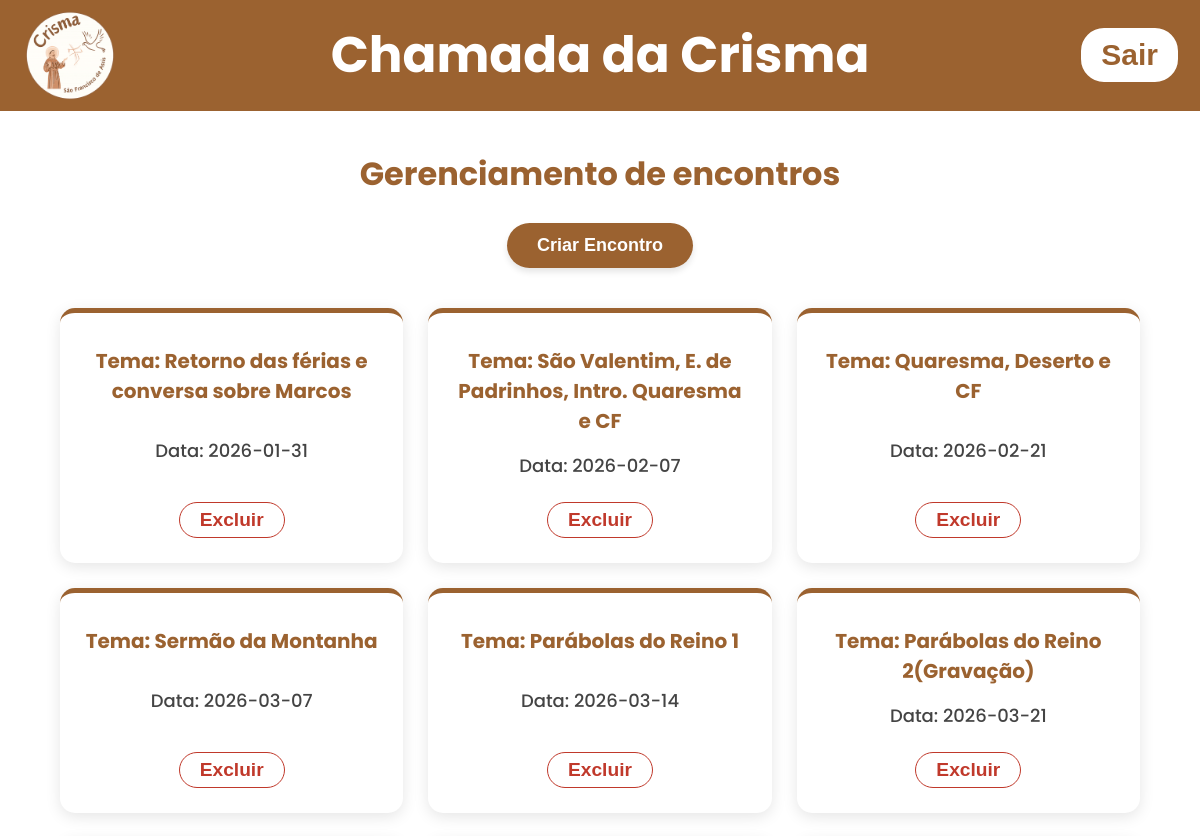
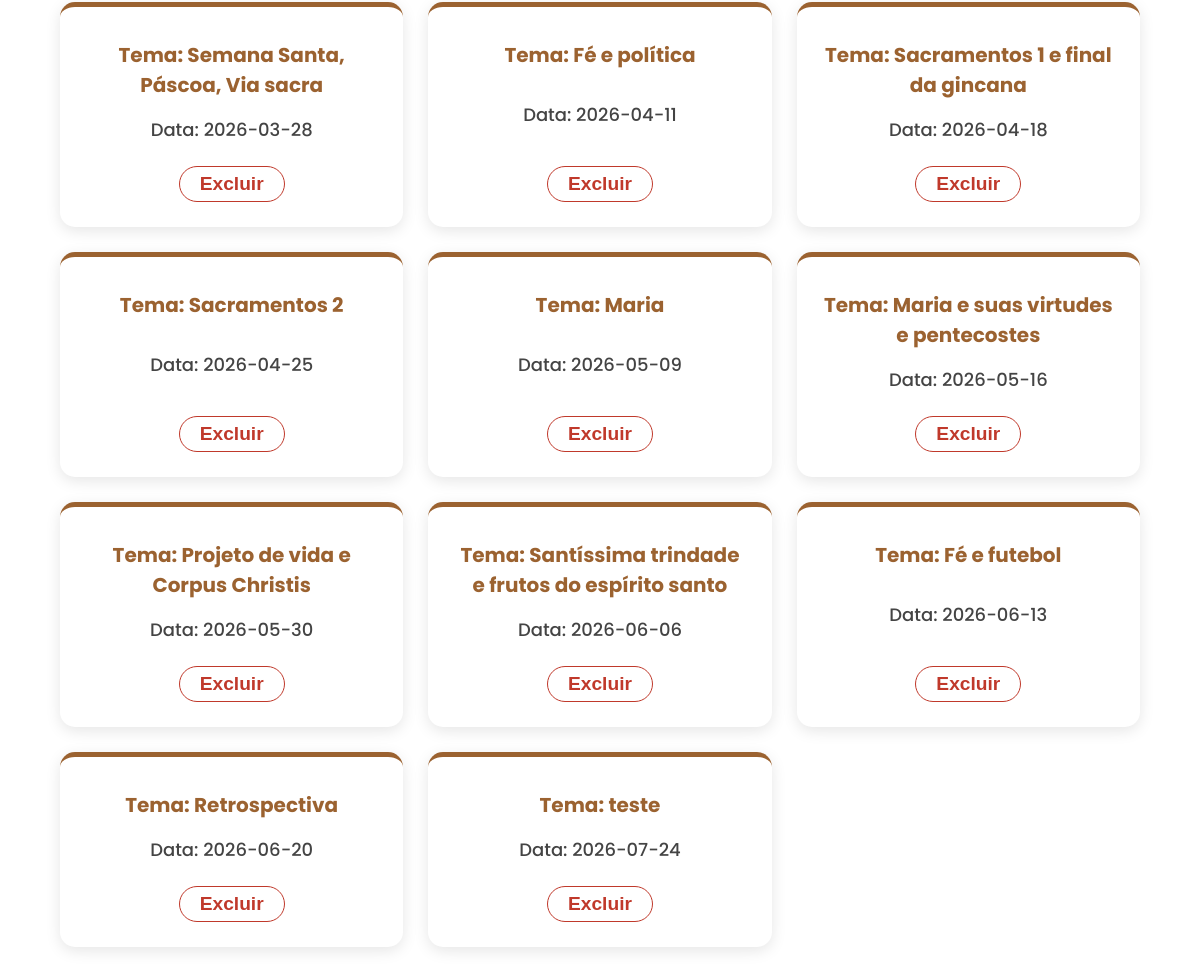
The page /listmeettings (signed in) on the database as committed earlier (2 pictures, top to bottom).
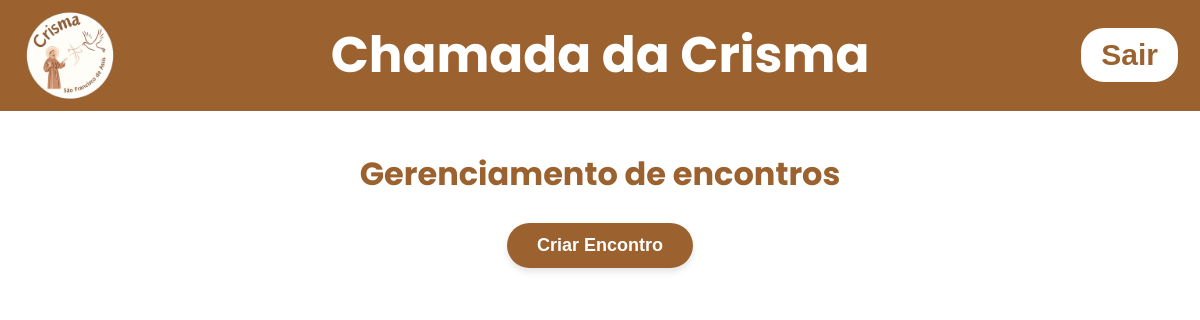
The same page on the database as committed later.
### tables this page shows
CREATE TABLE meetings (
    id INTEGER PRIMARY KEY AUTOINCREMENT,
    tema TEXT NOT NULL,
    meeting_date TEXT NOT NULL,
    created_at DATETIME DEFAULT CURRENT_TIMESTAMP
);

### app.py (the view)
@app.get("/listmeettings")
def list_meetings():
    if not 'admin' in session:
        return render_template('index.html')
    else:
        msg = request.args.get('msg')
        with get_conn() as conn:
            cur = conn.cursor()
            cur.execute("SELECT id, tema, meeting_date FROM meetings ORDER BY created_at")
            encontros = cur.fetchall()
        return render_template('managemeetings.html', encontros=encontros, msg=msg)

### app.py (called while the page is built)
def get_conn():
    conn = sqlite3.connect("data/dataBase.db")
    conn.row_factory = sqlite3.Row
    return conn

### templates/managemeetings.html (shortened to what this page needs)
<!DOCTYPE html>
<html lang="pt-br">
<head>
    <link
      rel="stylesheet"
      href="{{url_for('static', filename='css/styleconfigadmin.css')}}"
    />
    <link
      rel="stylesheet"
      href="{{url_for('static', filename='css/stylemanagemeetings.css')}}"
    />
</head>
<body>
    <header>
      <div class="header-left">
        <img
          src="{{url_for('static', filename='images/logocrismamaior.png')}}"
          alt="Logo da crisma"
          class="logo"
        />
        <h1 class="title-center" onclick="window.location.href='/homepage'" >Chamada da Crisma</h1>
      </div>
      <form action="{{url_for('logout_user')}}" method="post">
        <button class="button-logout">Sair</button>
      </form>
    </header>
    <main>
      <div class="container-principal">
         <h1>Gerenciamento de encontros</h1>
         <button onclick="OpenModalMeetings()">Criar Encontro</button>
         <div class="grid">
          {% for encontro in encontros%}
            <div class="meeting">
              <h2>Tema: {{ encontro.tema }}</h2>
              <h2>Data: {{ encontro.meeting_date}}</h2>
              <button onclick="OpenModalEditMeeting({{encontro.id}})">Excluir</button>
            </div>
          {%endfor%}
          </div>
      </div>
    </main>
</body>
</html>

### static/css/styleconfigadmin.css (style rules this page uses)
body { margin: 50px 0px; background-color: #ffffff; font-family: 'Poppins', sans-serif; padding-top: 80px; }
* { margin: 0; padding: 0; box-sizing: border-box; }
:root { --marrom-logo: #9B6230; }
header { background-color: var(--marrom-logo); color: white; padding: 10px 20px; display: flex; align-items: center; justify-content: space-between; position: fixed; top: 0; left: 0; right: 0; z-index: 1000; }
.header-left { display: flex; align-items: center; }
.header-left img { width: 100px; height: auto; margin-bottom: 0; }
.title-center { position: absolute; left: 50%; transform: translateX(-50%); font-size: 50px; font-weight: bold; background: none; border: none; color: white; cursor: pointer; }
.button-logout { background-color: white; color: var(--marrom-logo); border-radius: 25px; padding: 10px 20px; border-style: solid; border-color: #9B6230; font-size: 30px; font-weight: 600; }
.container-principal { margin-top: 20px; display: flex; flex-direction: column; justify-content: center; align-items: center; font-family: 'Poppins', sans-serif; }

### static/css/stylemanagemeetings.css (style rules this page uses)
:root { --marrom-logo: #9B6230; }
.container-principal { display: flex; flex-direction: column; align-items: center; width: 100%; }
.container-principal h1 { text-align: center; font-size: 32px; color: var(--marrom-logo); margin-bottom: 25px; font-weight: 700; }
.container-principal > button { display: block; margin: 0 auto 40px auto; background-color: var(--marrom-logo); color: white; border: none; border-radius: 25px; padding: 12px 30px; font-size: 18px; font-weight: 600; cursor: pointer; transition: background-color 0.3s, transform 0.3s; box-shadow: 0 4px 6px rgba(0, 0, 0, 0.1); }

Rows that differ between the two databases and show on the page:
removed meetings: tema "Retorno das férias e conversa sobre Marcos", meeting_date "2026-01-31"
removed meetings: tema "São Valentim, E. de Padrinhos, Intro. Quaresma e CF", meeting_date "2026-02-07"
removed meetings: tema "Quaresma, Deserto e CF", meeting_date "2026-02-21"
removed meetings: tema "Sermão da Montanha", meeting_date "2026-03-07"
removed meetings: tema "Parábolas do Reino 1", meeting_date "2026-03-14"
removed meetings: tema "Parábolas do Reino 2(Gravação)", meeting_date "2026-03-21"
removed meetings: tema "Semana Santa, Páscoa, Via sacra", meeting_date "2026-03-28"
removed meetings: tema "Fé e política", meeting_date "2026-04-11"
removed meetings: tema "Sacramentos 1 e final da gincana", meeting_date "2026-04-18"
removed meetings: tema "Sacramentos 2", meeting_date "2026-04-25"
removed meetings: tema "Maria", meeting_date "2026-05-09"
removed meetings: tema "Maria e suas virtudes e pentecostes", meeting_date "2026-05-16"
removed meetings: tema "Projeto de vida e Corpus Christis", meeting_date "2026-05-30"
removed meetings: tema "Santíssima trindade e frutos do espírito santo", meeting_date "2026-06-06"
removed meetings: tema "Fé e futebol", meeting_date "2026-06-13"
removed meetings: tema "Retrospectiva", meeting_date "2026-06-20"
removed meetings: tema "teste", meeting_date "2026-07-24"
